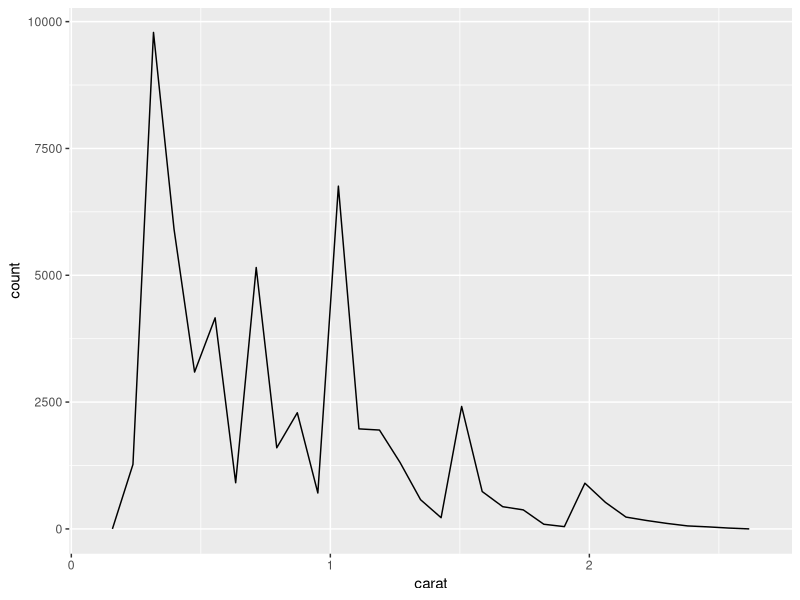

Reproduce this figure in R.
## ---- chunk 1
knitr::opts_chunk$set(
	echo = FALSE
)

library(ggplot2)
library(dplyr)
## ---- chunk 2
diamonds %>% 
	filter(carat <= 2.5) %>% 
	ggplot(aes(carat)) +
	geom_freqpoly(bindwidth = .01)
